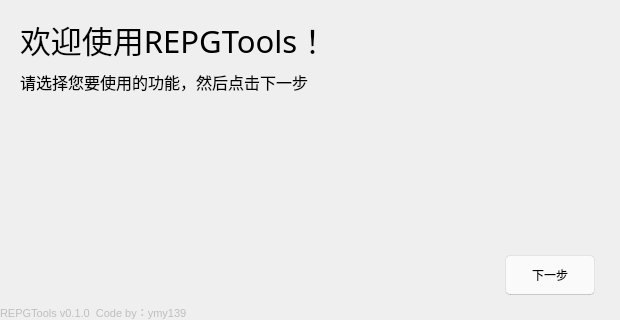
<?xml version="1.0" encoding="UTF-8"?>
<ui version="4.0">
 <class>Form</class>
 <widget class="QWidget" name="Form">
  <property name="geometry">
   <rect>
    <x>0</x>
    <y>0</y>
    <width>620</width>
    <height>320</height>
   </rect>
  </property>
  <property name="windowTitle">
   <string>Form</string>
  </property>
  <widget class="QLabel" name="label">
   <property name="geometry">
    <rect>
     <x>20</x>
     <y>10</y>
     <width>350</width>
     <height>60</height>
    </rect>
   </property>
   <property name="font">
    <font>
     <family>Microsoft YaHei UI Light</family>
     <pointsize>23</pointsize>
     <italic>false</italic>
     <bold>false</bold>
    </font>
   </property>
   <property name="text">
    <string>欢迎使用REPGTools！</string>
   </property>
  </widget>
  <widget class="QLabel" name="label_2">
   <property name="geometry">
    <rect>
     <x>20</x>
     <y>70</y>
     <width>320</width>
     <height>30</height>
    </rect>
   </property>
   <property name="font">
    <font>
     <family>Microsoft YaHei UI Light</family>
     <pointsize>12</pointsize>
    </font>
   </property>
   <property name="text">
    <string>请选择您要使用的功能，然后点击下一步</string>
   </property>
   <property name="alignment">
    <set>Qt::AlignLeading|Qt::AlignLeft|Qt::AlignTop</set>
   </property>
  </widget>
  <widget class="QLabel" name="label_3">
   <property name="enabled">
    <bool>false</bool>
   </property>
   <property name="geometry">
    <rect>
     <x>0</x>
     <y>305</y>
     <width>200</width>
     <height>15</height>
    </rect>
   </property>
   <property name="font">
    <font>
     <family>Microsoft YaHei UI</family>
     <pointsize>8</pointsize>
    </font>
   </property>
   <property name="text">
    <string>REPGTools v0.1.0  Code by：ymy139</string>
   </property>
  </widget>
  <widget class="QPushButton" name="pushButton">
   <property name="geometry">
    <rect>
     <x>505</x>
     <y>255</y>
     <width>90</width>
     <height>40</height>
    </rect>
   </property>
   <property name="styleSheet">
    <string notr="true">QPushButton {
	color: black;
    background: rgba(255, 255, 255, 0.7);
    border: 1px solid rgba(0, 0, 0, 0.073);
    border-bottom: 1px solid rgba(0, 0, 0, 0.183);
    border-radius: 5px;
    font: 14px 'Segoe UI', 'Microsoft YaHei';
    padding: 5px 12px 6px 12px;
    outline: none;
}</string>
   </property>
   <property name="text">
    <string>下一步</string>
   </property>
  </widget>
 </widget>
 <resources/>
 <connections/>
</ui>
